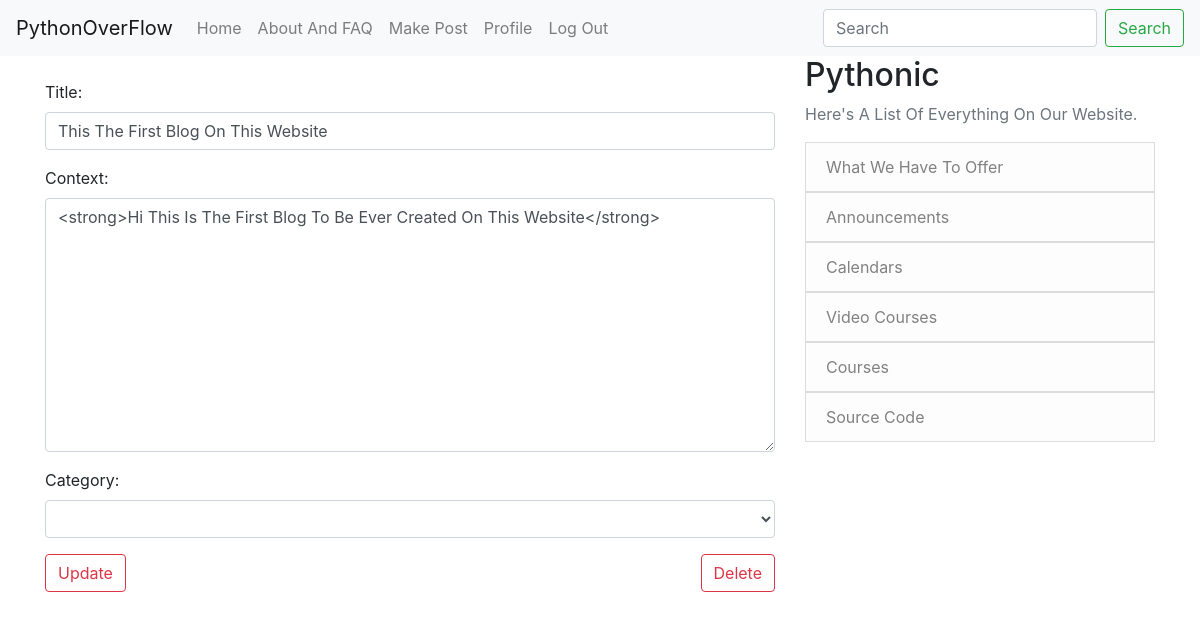
/edit-detail/edit/17 (signed in), run on an earlier commit of the app's database.
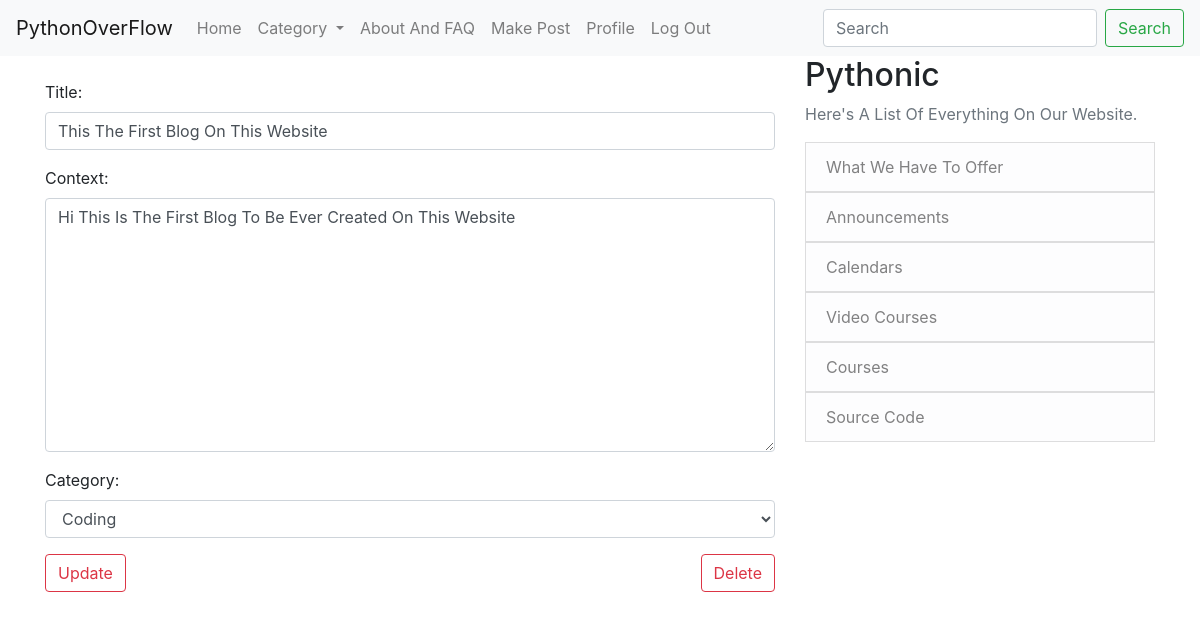
And on a later commit of the database.
### App/models.py (models this page shows, shortened)
class Post(models.Model):
    title = models.CharField(max_length=120)
    author = models.ForeignKey(User, on_delete=models.CASCADE)
    context = models.TextField()
    date_created = models.DateField(auto_now=True)
    category = models.CharField(max_length=30, default='Python')

### App/views.py (the view)
# urls.py: path('edit-detail/edit/<int:pk>', post_edit_view.as_view(), name='post_edit'),
class post_edit_view(UpdateView):
    model = Post
    form_class = EditPostForm
    template_name = 'App/edit-post.html'
    def get_context_data(self, *args, **kwargs):
        cate_menu = Category.objects.all()
        context = super(post_edit_view, self).get_context_data(*args, **kwargs)
        context['cate_menu'] = cate_menu
        return context

### App/forms.py
class EditPostForm(forms.ModelForm):
    class Meta:
        model = Post
        fields = ('title', 'context', 'category')
        widgets = {
            'title': forms.TextInput(attrs={'class': 'form-control', 'placeholder': 'Enter The Post Title'}),
            'context': forms.Textarea(attrs={'class': 'form-control', 'placeholder': 'Enter The Post Content'}),
            'category': forms.Select(choices=choice_list, attrs={'class': 'form-control', 'placeholder': 'Enter The Post Content'}),
        }

### App/models.py (called while the page is built)
    def __str__(self):
        return self.name

### App/templates/App/edit-post.html (shortened to what this page needs)
{% extends "app/base.html" %}
{% block content %}
{% if user.is_authenticated %}
    <br>
    <div class="form-group">
        <form method="POST">
            {{ form.as_p }}
            <button class="btn btn-outline-danger">Update</button>
                <a href="{% url 'post_delete' post.pk %}" class="btn btn-outline-danger" style="float: right; margin-left: 15px;">Delete</a>
        </form>
    </div>
{% else %}
    <br>
    <div class="alert alert-danger" role="alert">
        Nice Try But No
    </div>
{% endif %}
{% endblock %}

What changed in the data, as far as the page shows it:
changed Post "This The First Blog On This Website": context "<strong>Hi This Is The First Blog To Be Ever Created On This Website</strong>" → "Hi This Is The First Blog To Be Ever Created On This Website"; category (not shown) → "Coding"
Also different on the page:
text now shown: "Category"
